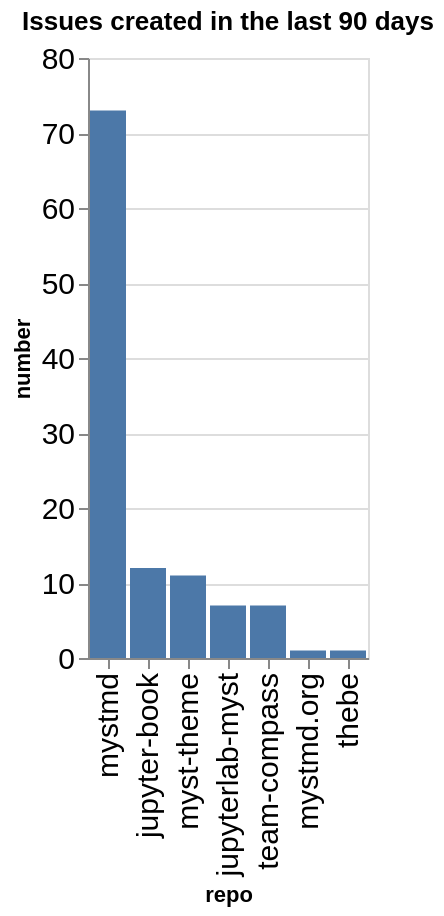

The code cell stored with this chart in its notebook:
### Code cell
created_counts = created.groupby(['org', 'repo']).count()['number'].reset_index()
created_counts['org/repo'] = created_counts.apply(lambda a: a['org'] + '/' + a['repo'], axis=1)
sorted_vals = created_counts.sort_values(['org', 'number'], ascending=False)['repo'].values
alt.Chart(data=created_counts, title=f"Issues created in the last {n_days} days").mark_bar().encode(
    x=alt.X('repo', sort=alt.Sort(sorted_vals.tolist())),
    y='number',
)

### Figure 1 — Vega-Lite specification as saved in the notebook (floating-point values rounded to 4 significant figures)
{"config": {"axisLeft": {"labelFontSize": 15}, "axisBottom": {"labelFontSize": 15}}, "data": {"name": "data-650790e0234c3aa6becb2d1997b20ef2"}, "mark": {"type": "bar"}, "encoding": {"x": {"field": "repo", "sort": ["mystmd", "jupyter-book", "myst-theme", "jupyterlab-myst", "team-compass", "mystmd.org", "thebe"], "type": "nominal"}, "y": {"field": "number", "type": "quantitative"}}, "title": "Issues created in the last 90 days", "$schema": "https://vega.github.io/schema/vega-lite/v5.20.1.json", "datasets": {"data-650790e0234c3aa6becb2d1997b20ef2": [{"org": "jupyter-book", "repo": "jupyter-book", "number": 12, "org/repo": "jupyter-book/jupyter-book"}, {"org": "jupyter-book", "repo": "jupyterlab-myst", "number": 7, "org/repo": "jupyter-book/jupyterlab-myst"}, {"org": "jupyter-book", "repo": "myst-theme", "number": 11, "org/repo": "jupyter-book/myst-theme"}, {"org": "jupyter-book", "repo": "mystmd", "number": 73, "org/repo": "jupyter-book/mystmd"}, {"org": "jupyter-book", "repo": "mystmd.org", "number": 1, "org/repo": "jupyter-book/mystmd.org"}, {"org": "jupyter-book", "repo": "team-compass", "number": 7, "org/repo": "jupyter-book/team-compass"}, {"org": "jupyter-book", "repo": "thebe", "number": 1, "org/repo": "jupyter-book/thebe"}]}}
